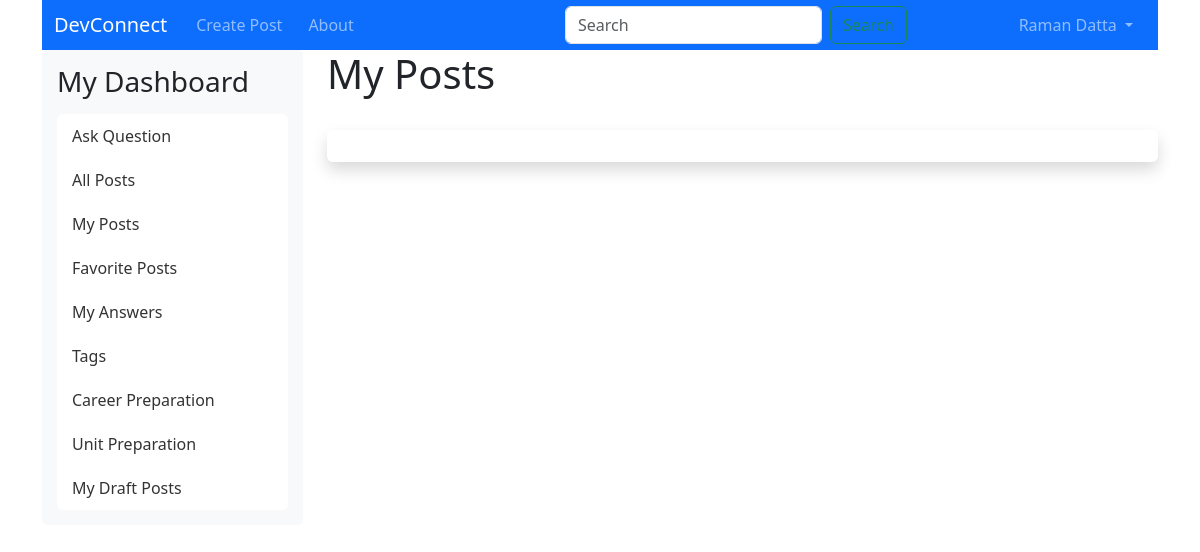
Before: /my_posts (signed in) with the older database file.
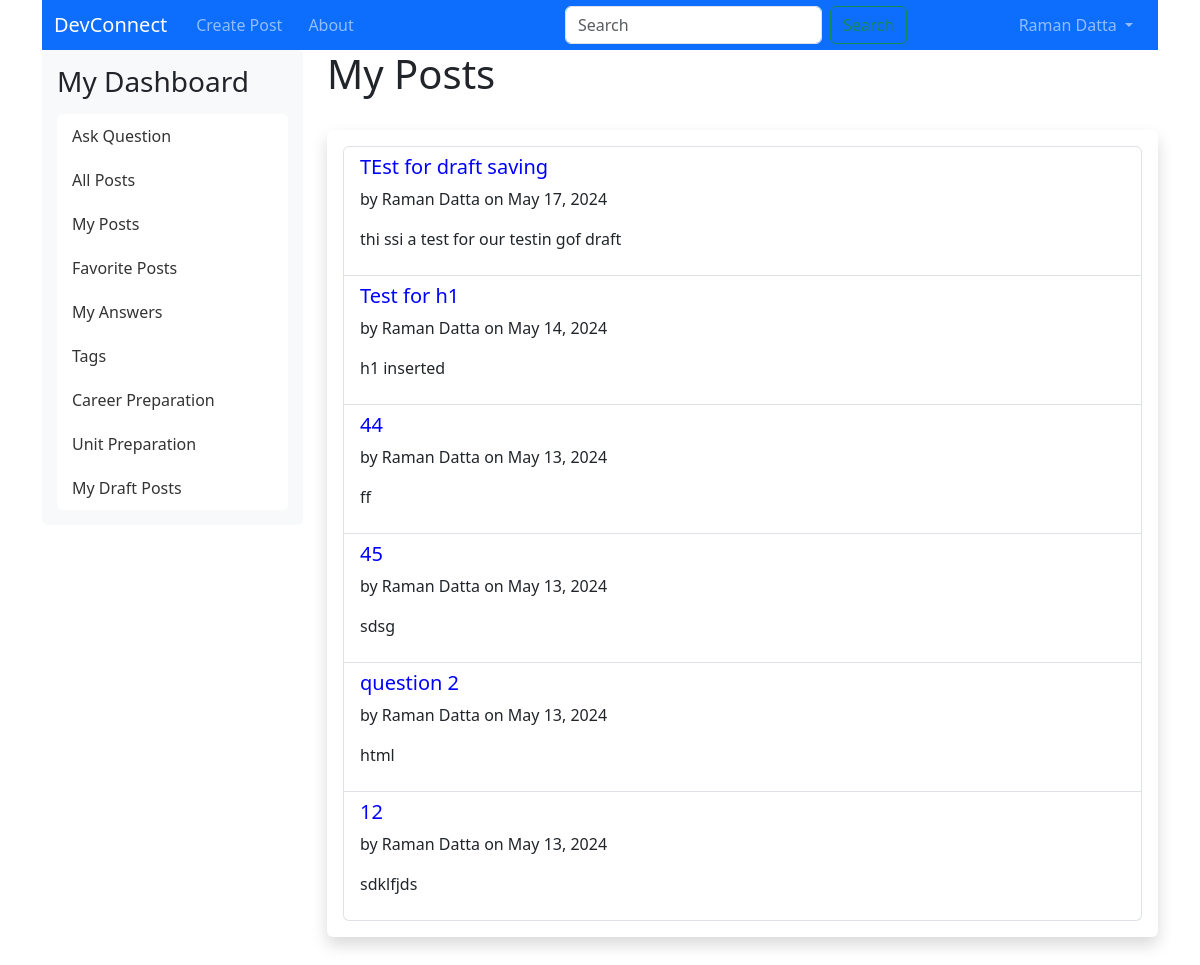
After: the same page with the newer database file.
### app/models/model.py (models this page shows, shortened)
class Posts(db.Model):
    __tablename__ = "posts"
    id = db.Column(db.Integer, primary_key=True)
    title = db.Column(db.String(255), nullable=False)
    content = db.Column(db.Text, nullable=False)
    author_id = db.Column(db.Integer, db.ForeignKey('users.id'))
    date_posted = db.Column(db.DateTime, default=datetime.utcnow)
    deleted = db.Column(db.Boolean, default=False)
    answered = db.Column(db.Boolean, default=False)
    tag_id = db.Column(db.Integer, db.ForeignKey('tags.id'))
    career_preparation = db.Column(db.Boolean, default=False)
    is_draft = db.Column(db.Boolean, default=False)  # New column to indicate if the post is a draft
    author = db.relationship('User', backref=db.backref('posts', lazy=True))
    tag = db.relationship('Tag', backref=db.backref('posts', lazy=True))

class User(UserMixin, db.Model):
    __tablename__ = "users"
    id = db.Column(db.Integer, primary_key=True)
    first_name = db.Column(db.String(100), nullable=False)
    last_name = db.Column(db.String(100), nullable=False)
    uwa_id = db.Column(db.String(100), unique=True, nullable=False)
    email = db.Column(db.String(100), unique=True, nullable=False)
    major = db.Column(db.String(100), nullable=False)
    password_hash = db.Column(db.String(200), nullable=False)
    user_image = db.Column(db.String(200))
    is_disabled = db.Column(db.Boolean, default=False)
    timestamp = db.Column(db.DateTime, default=datetime.utcnow)
    role = db.Column(db.String(100))
    def __repr__(self):
        return f'<User {self.email}>'
    @property
    def is_active(self):
        return not self.is_disabled

### app/controllers/main_controller.py (the view)
@main.route('/my_posts')
@login_required
def my_posts():
    user_posts = Posts.query.filter_by(author_id=current_user.id, is_draft=False).order_by(Posts.date_posted.desc()).all()
    return render_template('main/my_posts.html', posts=user_posts)

### app/controllers/main_controller.py (called while the page is built)
@main.before_app_request
def add_tags_to_sidebar():
    if current_user.is_authenticated:
        tags_with_counts = db.session.query(
            Tag.id,
            Tag.tag,
            func.count(Posts.id).label('post_count')
        ).join(Posts, Posts.tag_id == Tag.id).group_by(Tag.id).all()
        g.tags = tags_with_counts
    else:
        g.tags = []

### app/templates/main/my_posts.html (shortened to what this page needs)
{% extends "includes/layout.html" %}
{% block content %}
<h1>My Posts</h1>
<br/>
<div class="shadow p-3 mb-5 bg-body rounded">
    <ul class="list-group">
        {% for post in posts %}
        <li class="list-group-item">
            <h5><a href="{{ url_for('main.view_post', post_id=post.id, origin='my_posts') }}">{{ post.title }}</a></h5>
            <p>by {{ current_user.first_name }} {{ current_user.last_name }} on {{ post.date_posted.strftime('%B %d, %Y') }}</p>
            <p>{{ post.content | safe }}</p>
        </li>
        {% endfor %}
    </ul>
</div>
{% endblock %}

Changed rows visible on the page:
added Posts: title "TEst for draft saving", date_posted "May 17, 2024", content "thi ssi a test for our testin gof draft"
now on this page (row unchanged): User: first_name "Raman", last_name "Datta"
now on this page (row edited): Posts: title "Test for h1", date_posted "May 14, 2024", content "h1 inserted"
now on this page (row edited): Posts: title "44", date_posted "May 13, 2024", content "ff"
now on this page (row edited): Posts: title "45", date_posted "May 13, 2024", content "sdsg"
now on this page (row edited): Posts: title "question 2", date_posted "May 13, 2024", content "html"
now on this page (row edited): Posts: title "12", date_posted "May 13, 2024", content "sdklfjds"
